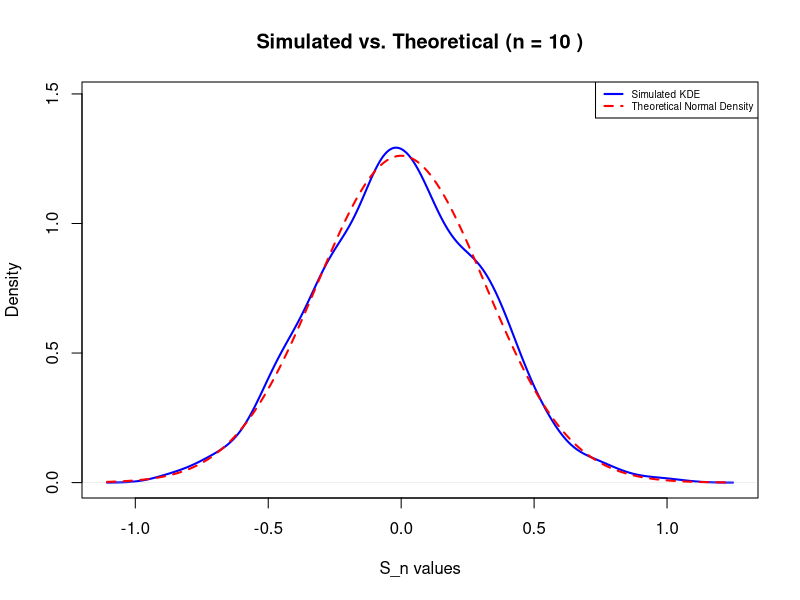
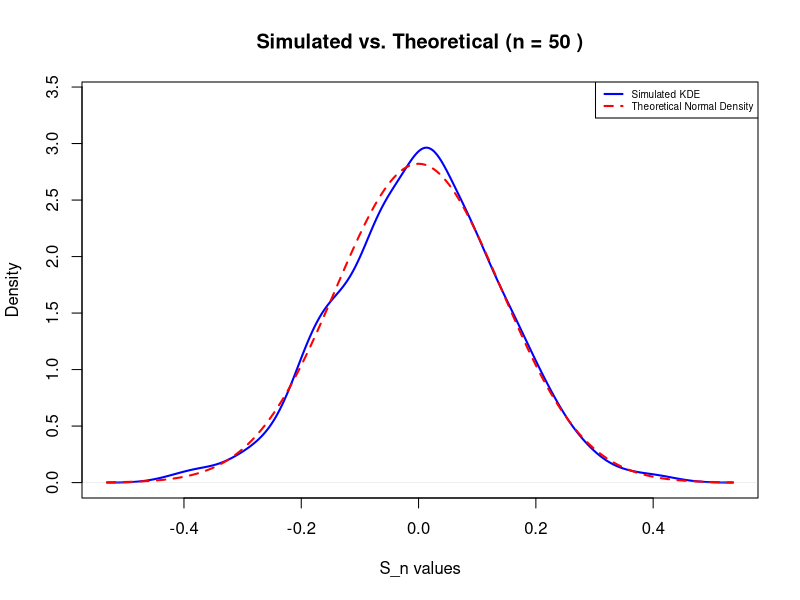
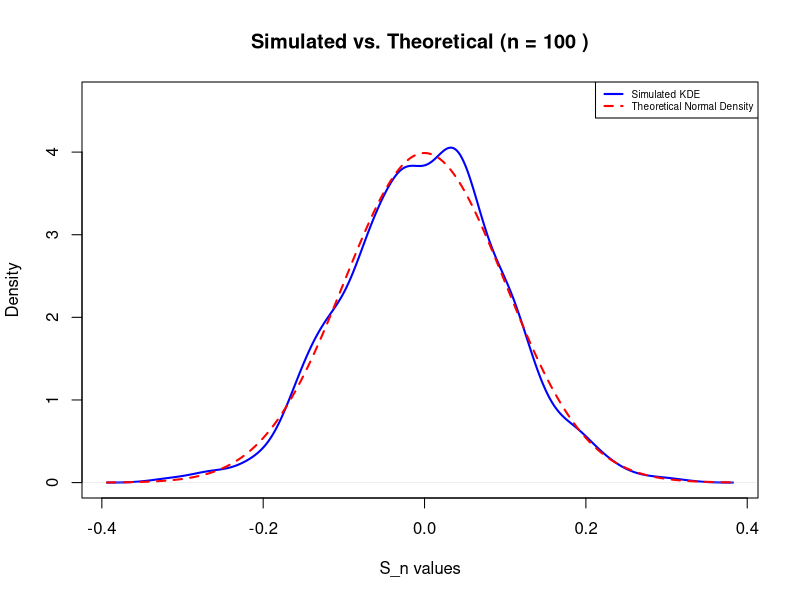

These charts were generated, in order, by the following R code:
# -------------------- Problem 1 --------------------

Graph <- function(density_sim, n){
  x_vals <- seq(min(density_sim$x), max(density_sim$x), length.out = 200)
  theoretical_density <- dnorm(x_vals, mean = 0, sd = 1/sqrt(n))
  
  y_max <- max(c(density_sim$y, theoretical_density)) * 1.15 
  plot(density_sim, col = "blue", lwd = 2, 
       main = paste("Simulated vs. Theoretical (n =", n, ")"),
       xlab = "S_n values", ylab = "Density",
       ylim = c(0, y_max))  
  
  lines(x_vals, theoretical_density, col = "red", lwd = 2, lty = 2)
  
  legend("topright", cex = 0.6, legend = c("Simulated KDE", "Theoretical Normal Density"),
         col = c("blue", "red"), lty = c(1, 2), lwd = 2)
}

#

Simulate_Mean <- function(n, rep){
  Sim <- numeric(rep)
  
  for (r in 1:rep){
    Y <- rnorm(n, mean = 0, sd = 1)
    Sim[r] <- mean(Y)
  }
  
  SimDensity <- density(Sim)
  Graph(SimDensity, n)
}

#

set.seed(12345)
rep <- 1000

#

n1 <- 10
Simulate_Mean(n1, rep)


#

n2 <- 50
Simulate_Mean(n2, rep)

#

n3 <- 100
Simulate_Mean(n3, rep)

# -------------------- Problem 2 --------------------

Data <- read.csv("Equity_Premium.csv")